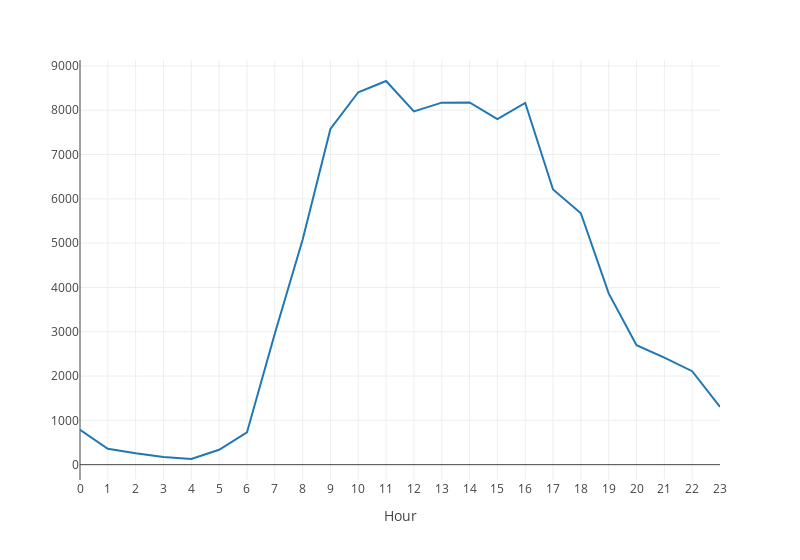

This figure's notebook cell:
### Code cell
import plotly.express as px

fig_order_hour_of_day = px.line(df_order_hour_of_day, x='order_hour_of_day', y='order_id',
                               hover_name='order_hour_of_day',
                               labels = {'order_hour_of_day': 'Hour', 'order_id': 'Orders'},
                               template = 'gridon'
                               )
fig_order_hour_of_day.update_layout(
    yaxis_title='', plot_bgcolor='white',
    width=800
)
fig_order_hour_of_day.update_xaxes(
    tickmode='array',
    tickvals=list(range(24))
)
fig_order_hour_of_day.show()

### Figure 1 — Plotly figure (JSON) as saved in the notebook; plotly's stock layout.template omitted (floating-point values rounded to 4 significant figures)
{"data": [{"hovertemplate": "<b>%{hovertext}</b><br><br>Hour=%{x}<br>Orders=%{y}<extra></extra>", "hovertext": [0.0, 1.0, 2.0, 3.0, 4.0, 5.0, 6.0, 7.0, 8.0, 9.0, 10.0, 11.0, 12.0, 13.0, 14.0, 15.0, 16.0, 17.0, 18.0, 19.0, 20.0, 21.0, 22.0, 23.0], "legendgroup": "", "line": {"color": "#1F77B4", "dash": "solid"}, "marker": {"symbol": "circle"}, "mode": "lines", "name": "", "orientation": "v", "showlegend": false, "type": "scatter", "x": [0, 1, 2, 3, 4, 5, 6, 7, 8, 9, 10, 11, 12, 13, 14, 15, 16, 17, 18, 19, 20, 21, 22, 23], "xaxis": "x", "y": [787, 359, 256, 171, 128, 336, 727, 2953, 5075, 7577, 8406, 8660, 7975, 8171, 8177, 7800, 8165, 6210, 5674, 3867, 2698, 2415, 2110, 1303], "yaxis": "y"}], "layout": {"legend": {"tracegroupgap": 0}, "margin": {"t": 60}, "plot_bgcolor": "white", "width": 800, "xaxis": {"anchor": "y", "domain": [0, 1], "tickmode": "array", "tickvals": [0, 1, 2, 3, 4, 5, 6, 7, 8, 9, 10, 11, 12, 13, 14, 15, 16, 17, 18, 19, 20, 21, 22, 23], "title": {"text": "Hour"}}, "yaxis": {"anchor": "x", "domain": [0, 1], "title": {"text": ""}}}}
